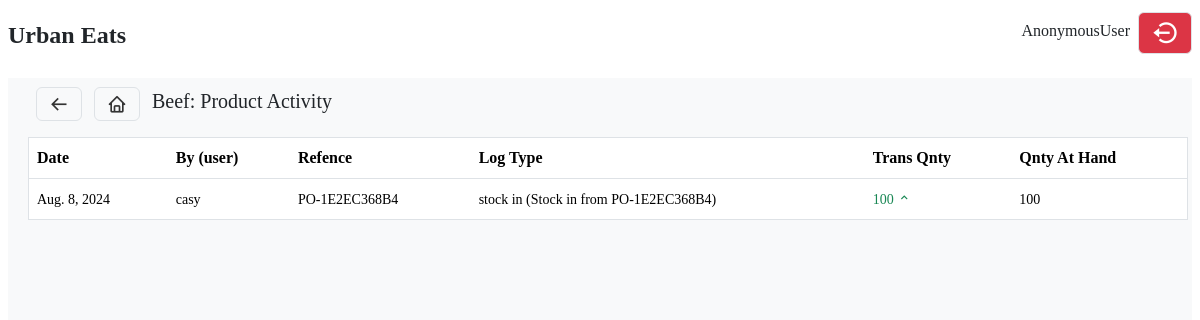
Before: /inventory/product/detail/1/ with the older database file.
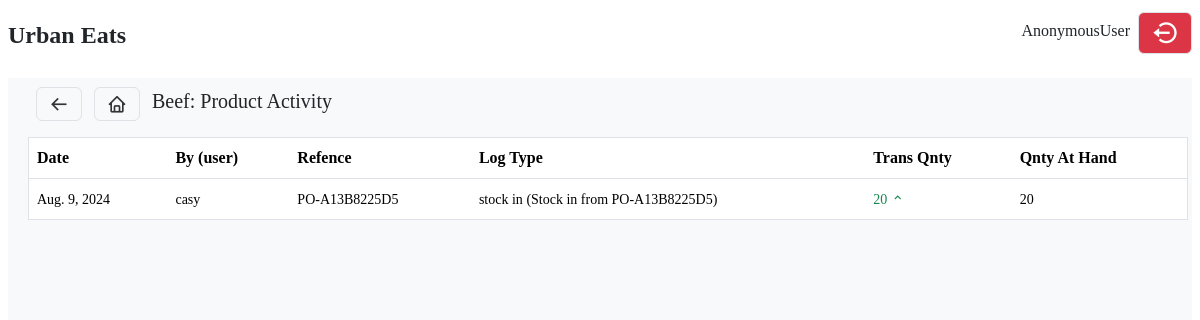
After: the same page with the newer database file.
### inventory/models.py (models this page shows, shortened)
class Logs(models.Model):
    ACTION_CHOICES = [
        ('stock in', 'stock in'),
        ('Stock update', 'Stock update'),
        ('edit', 'Edit'),
        ('sale', 'Sale'),
        ('declined', 'Declined'),
        ('write off', 'write off'),
        ('defective', 'defective'),
        ('activated', 'activated'),
        ('deactivated', 'deactivated'),
        ('removed', 'removed')
    ]
    product = models.ForeignKey(Product, on_delete=models.CASCADE)
    user = models.ForeignKey('users.User', on_delete=models.SET_NULL, null=True)
    action = models.CharField(max_length=20, choices=ACTION_CHOICES)
    purchase_order = models.ForeignKey(PurchaseOrder, null=True, blank=True, on_delete=models.SET_NULL)
    quantity = models.IntegerField()
    total_quantity = models.IntegerField()
    timestamp = models.DateField(auto_now_add=True)
    description = models.CharField(max_length=255, null=True)

class PurchaseOrder(models.Model):
    status_choices = [
        ('pending', 'Pending'),
        ('ordered', 'Ordered'),
        ('received', 'Received'),
        ('canceled', 'Canceled')
    ]
    order_number = models.CharField(max_length=100, unique=True)
    supplier = models.ForeignKey(Supplier, on_delete=models.SET_NULL, null=True)
    order_date = models.DateTimeField(auto_now_add=True)
    delivery_date = models.DateField(null=True, blank=True)
    total_cost = models.DecimalField(max_digits=15, decimal_places=2, default=0.00)
    status = models.CharField(max_length=50, choices=status_choices, default='pending')
    notes = models.TextField(null=True, blank=True)
    discount = models.DecimalField(max_digits=15, decimal_places=2, default=0.00)
    tax_amount = models.DecimalField(max_digits=15, decimal_places=2, default=0.00)
    handling_amount = models.DecimalField(max_digits=15, decimal_places=2, default=0.00)
    other_amount = models.DecimalField(max_digits=15, decimal_places=2, default=0.00)
    is_partial = models.BooleanField(default=False)
    received = models.BooleanField(default=False)

### users/models.py (models this page shows)
class User(AbstractUser):
    USER_ROLES = (
        ('admin', 'Admin'),
        ('chef', 'Chef'),
        ('sales', 'Salesperson'),
        ('accountant', 'Accountant')
    )
    phonenumber = models.CharField(max_length=13)
    role = models.CharField(choices=USER_ROLES, max_length=50)
    def __str__(self) -> str:
        return self.username

### inventory/views.py (the view)
# urls.py: path('product/detail/<int:product_id>/', product_detail, name='product_detail'),
def product_detail(request, product_id):
    try:
        product = Product.objects.get(id=product_id)
    except Product.DoesNotExist:
        messages.warning(request, f'Product with ID: {product_id} doesn\'t exists')
    logs = Logs.objects.filter(product=product)
    return render(request, 'inventory/product_detail.html',
        {
            'product': product,
            'logs': logs,
        }
    )

### templates/inventory/product_detail.html (shortened to what this page needs)
{% extends "base.html" %}
{% load static%}
{% block content %}
   <div class="inventory">
        <div>
            <div class="d-flex justify-content-between align-items-center p-2">
                <div>
                    <a href='{% url "inventory:products"%}' class='border btn bx bx-arrow-back fs-5'></a>
                    <a href='/' class='bx bx-home btn border fs-5 mx-2'></a>
                    <span class='mt-2 fs-5'>{{ product.name | capfirst }}: Product Activity</span>
                </div>
            </div>
        </div>
        <div>
            <div class="table-detail mt-2 w-100 atable">
                <table class='table border rounded display p-2' style="width:100%" id='detailTable'>
                    <thead class='bg-primary'>
                        <tr>
                            <th>Date</th>
                            <th>By (user)</th>
                            <th>Refence</th>
                            <th>Log Type</th>
                            <th>Trans Qnty</th>
                            <th>Qnty At Hand</th>
                        </tr>
                    </thead>
                    <tbody>
                        {% for log in logs %}
                            <tr>
                                <td><small>{{ log.timestamp }}</small></td>
                                <td><small><span>{{ log.user }}</span></small></td>
                                {% if log.invoice.invoice_number %}
                                    <td data-id="{{log.invoice.id}}" id="invoice" style="cursor:pointer;"><small>{{ log.invoice.invoice_number }}</small></td>
                                {% else %}
                                    <td data-id="{{ log.purchase_order.id }}" id="purchase_order" style="cursor:pointer;"><small>{{ log.purchase_order.order_number }}</small></td>
                                {% endif %}
                                <td>
                                    <small style='width:20px !important;'>
                                        {{ log.action }}
                                        {% if log.description %}({{ log.description }}){% endif %}
                                    </small>
                                </td>
                                <td><small>
                                    {% if log.action == 'stock in' or log.action == 'Update' or log.action == 'sale cancelled' or log.action == 'Stock in' %}
                                        <span class='text-success'>{{log.quantity}}</span>
                                        <i class='text-success bx bx-chevron-up'></i>
                                    {% elif log.action == 'defective'%}
                                        <span class='text-danger'>{{log.quantity}}</span>
                                        <i class='text-danger bx bx-chevron-down'></i>
                                    {% elif log.action == 'Decline'%}
                                        <span class='text-danger'>{{log.quantity}}</span>
                                        <i class='text-danger bx bxs-circle bx-rotate-90 bx-tada'></i>
                                    {% elif log.action == 'Edit' or log.action == 'deactivated' or log.action == 'activated'%}
                                        <span class='text-dark'>{{log.quantity}}</span>
                                        <i class='text-danger bx bxs-circle bx-rotate-90 bx-tada'></i>
                                    {% else %}
                                        <span class='text-danger'>{{log.quantity}}</span>
                                        <i class='text-danger bx bx-chevron-down'></i>
                                    {% endif %}
                                    </small>
                                </td>
                                <td><small>{{log.total_quantity}}</small></td>
                            </tr>
                        {% endfor %}
                    </tbody>
                </table>
            </div>
        </div>
   </div>
{% endblock content %}

Changed rows visible on the page:
changed Logs "stock in": timestamp "Aug. 8, 2024" → "Aug. 9, 2024"; purchase_order.order_number "PO-1E2EC368B4" → "PO-A13B8225D5"; description "Stock in from PO-1E2EC368B4" → "Stock in from PO-A13B8225D5"; quantity "100" → "20"; total_quantity "100" → "20"
